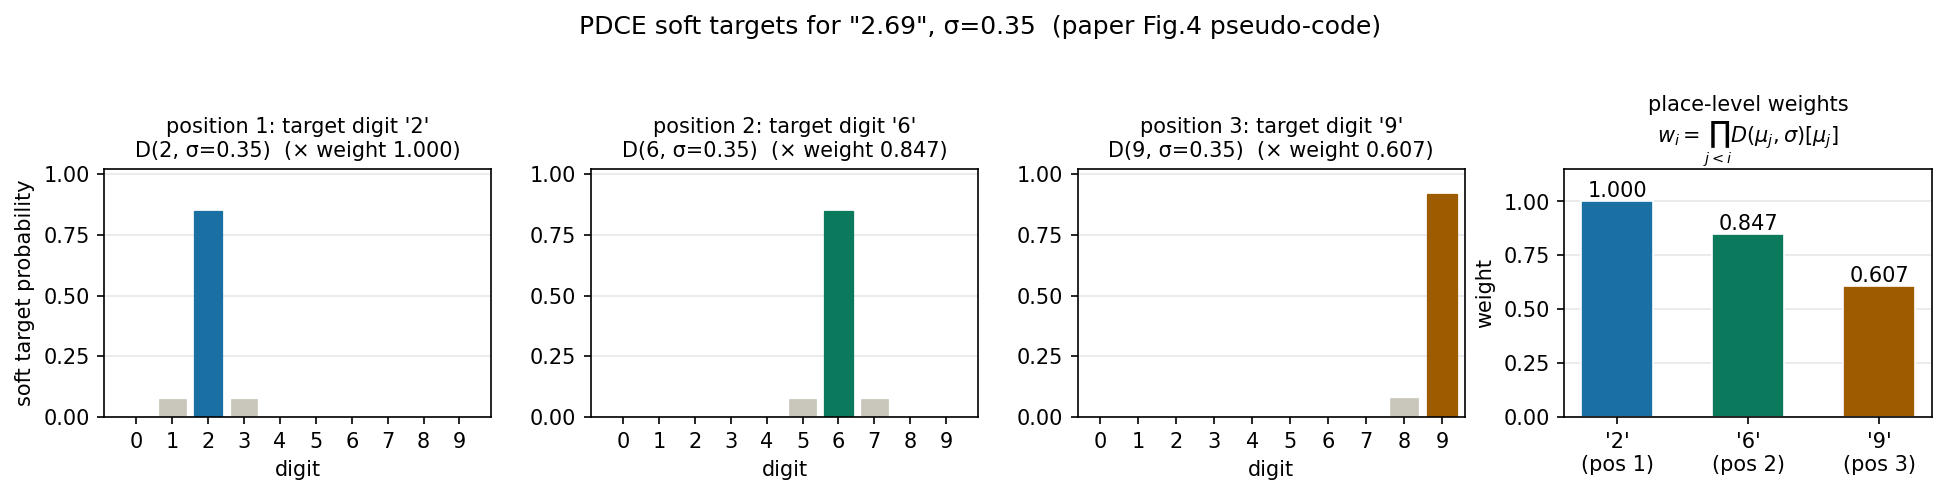

Write Python code to recreate this figure.
"""Self-drawn figure for the SafeAuto xray doc.

Reproduces the PDCE soft-target construction from the paper's Figure 4
pseudo-code (Appendix B), for the concrete number "2.69" with sigma=0.35,
the value used in the paper's experiments.

Panel (a): digit-level soft target distributions D(mu_i, sigma) for each of
the three digit positions, as bar charts over digits 0-9. The ground-truth
digit of each position is highlighted.
Panel (b): place-level weights w_i = prod_{j<i} D(mu_j, sigma)[mu_j],
the cumulative-product decay that gives earlier (more significant) digits
higher influence.
"""
import numpy as np
import matplotlib
matplotlib.use("Agg")
import matplotlib.pyplot as plt
from scipy.stats import norm

SIGMA = 0.35
NUMBER = "2.69"
DIGITS = [int(c) for c in NUMBER if c != "."]

# --- paper Figure-4 pseudo-code, verbatim logic ---
distribution_dict = {}
for num in range(10):
    prob = np.array([norm(num, SIGMA).cdf(i + 0.5) - norm(num, SIGMA).cdf(i - 0.5)
                     for i in range(10)])
    prob = prob / prob.sum()
    distribution_dict[str(num)] = prob

tgt_probs, weights, w = [], [], 1.0
for d in DIGITS:
    digit_probs = distribution_dict[str(d)] * w
    weights.append(w)
    w *= digit_probs[d]          # == distribution_dict[str(d)][d] * previous w
    tgt_probs.append(digit_probs)

for i, (d, tw) in enumerate(zip(DIGITS, tgt_probs)):
    print(f"position {i+1} (digit {d}): weight={weights[i]:.4f}, "
          f"P[{d}]={distribution_dict[str(d)][d]:.4f}, "
          f"top-3 probs={np.sort(distribution_dict[str(d)])[::-1][:3].round(3)}")

fig, axes = plt.subplots(1, 4, figsize=(13, 3.2),
                         gridspec_kw={"width_ratios": [1, 1, 1, 0.95]})
x = np.arange(10)
colors = ["#1a6fa3", "#0b7a5c", "#9e5c00"]
for ax, d, tw, c in zip(axes[:3], DIGITS, tgt_probs, colors):
    raw = distribution_dict[str(d)]
    bars = ax.bar(x, raw, color="#c9c6bb", edgecolor="white", linewidth=0.6, zorder=2)
    bars[d].set_color(c)
    ax.set_xticks(x)
    ax.set_title(f"position {DIGITS.index(d)+1}: target digit '{d}'\n"
                 f"D({d}, σ={SIGMA})  (× weight {weights[DIGITS.index(d)]:.3f})",
                 fontsize=10)
    ax.set_xlabel("digit")
    ax.set_ylim(0, 1.02)
    ax.grid(axis="y", alpha=0.3, zorder=0)
axes[0].set_ylabel("soft target probability")
axes[2].set_xlim(-0.6, 9.6)

ax = axes[3]
pos = np.arange(1, len(DIGITS) + 1)
ax.bar(pos, weights, color=colors, edgecolor="white", linewidth=0.8, width=0.55, zorder=2)
for p, wt in zip(pos, weights):
    ax.text(p, wt + 0.02, f"{wt:.3f}", ha="center", fontsize=10)
ax.set_xticks(pos)
ax.set_xticklabels([f"'{d}'\n(pos {i+1})" for i, d in enumerate(DIGITS)])
ax.set_title("place-level weights\n$w_i = \\prod_{j<i} D(\\mu_j,\\sigma)[\\mu_j]$",
             fontsize=10)
ax.set_ylabel("weight")
ax.set_ylim(0, 1.15)
ax.grid(axis="y", alpha=0.3, zorder=0)

fig.suptitle('PDCE soft targets for "2.69", σ=0.35  (paper Fig.4 pseudo-code)',
             fontsize=12, y=1.02)
fig.tight_layout()
fig.savefig("fig-pdce-soft-targets.png", dpi=150, bbox_inches="tight")
print("saved fig-pdce-soft-targets.png")
